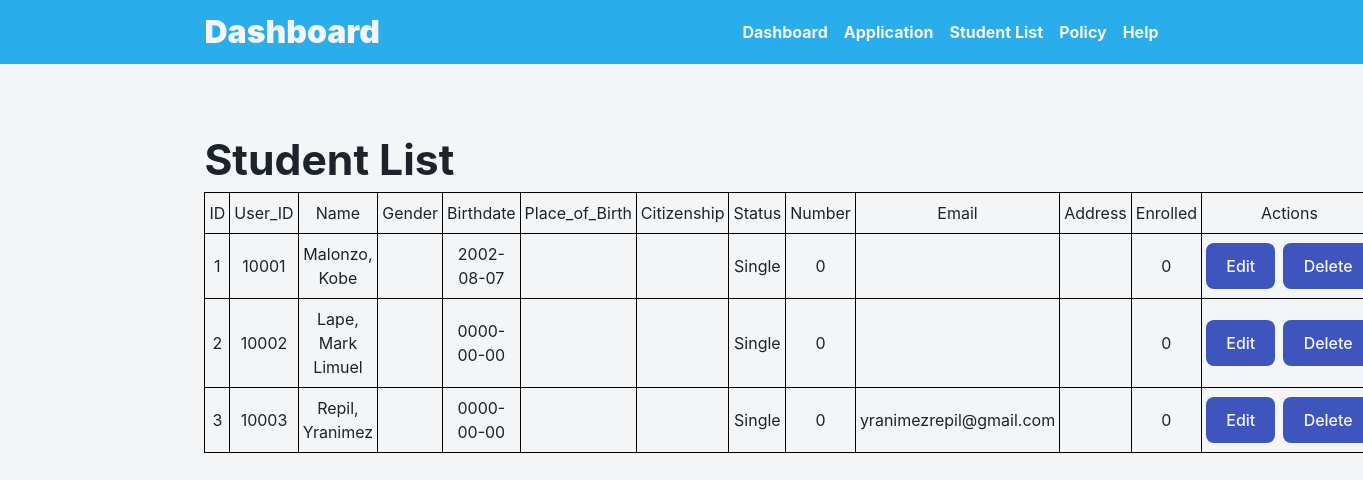
/src/modules/studentlist.php, run on the app's committed database.
### tables this page shows
CREATE TABLE `student_info` (
  `Student_ID` int(20) NOT NULL,
  `First_Name` varchar(50) NOT NULL,
  `Last_Name` varchar(50) NOT NULL,
  `Middle_Initial` char(1) NOT NULL,
  `Gender` varchar(20) NOT NULL,
  `Birthdate` date NOT NULL,
  `Place_of_Birth` varchar(100) NOT NULL,
  `Citizenship` varchar(50) NOT NULL,
  `Civil_Status` enum('Single','Married','Divorced','Separated','Widowed') NOT NULL,
  `Mobile_Number` int(11) NOT NULL,
  `Email` varchar(100) NOT NULL,
  `Address` varchar(255) NOT NULL,
  `Enrolled` tinyint(1) NOT NULL DEFAULT 0,
  `User_ID` bigint(20) NOT NULL
);

### src/data/navbar-data.php (called while the page is built, shortened)
<?php
$_navbar2 = [
    [
        'title' => 'Dashboard',
        'link' =>  './dashboard.php',
    ],
    [
        'title' => 'Application',
        'link' =>  './application.php',
    ],
    [
        'title' => 'Student List',
        'link' => './studentlist.php',
    ],
    [
        'title' => 'Policy',
        'link' => './policy.php',
    ],
    [
        'title' => 'Help',
        'link' => './help.php',
    ],
];

### src/modules/studentlist.php (the view, shortened to what this page needs)
<!DOCTYPE html>
<html lang="en">
<head>
    <link rel="stylesheet" href="../../style.css">
    <link rel="stylesheet" href="../css/module.css">
    <link rel="stylesheet" href="../css/button.css">
    <link rel="stylesheet" href="../css/icon.css">
    <link rel="stylesheet" href="../css/navbar.css">
    <link rel="stylesheet" href="../css/dashboard.css">
    <link rel="stylesheet" href="../css/alert.css">
</head>
<body>
    <nav class="navbar2">
        <?php include '../data/navbar-data.php';?>
        <div class="logo">
            <h1>Dashboard</h1>
        </div>
        <ul class="navlist">
            <?php foreach ($_navbar2 as $navbar2_item) : ?>
                <li><a href="<?php echo $navbar2_item['link']; ?>">
                <?php echo $navbar2_item['title']; ?></a></li>
            <?php endforeach; ?>
        </ul>
    </nav>
    <br>
    <section class="studentlist1 container">
        <h1>Student List</h1>
        <table>
            <thead>
                <tr>
                    <td>ID</td>
                    <td>User_ID</td>
                    <td>Name</td>
                    <td>Gender</td>
                    <td>Birthdate</td>
                    <td>Place_of_Birth</td>
                    <td>Citizenship</td>
                    <td>Status</td>
                    <td>Number</td>
                    <td>Email</td>
                    <td>Address</td>
                    <td>Enrolled</td>
                    <td>Actions</td>
                </tr>
            </thead>
            <tbody>
                <?php
                    include '../data/mysql-connection.php';
                    $sql = "SELECT * FROM student_info";
                    $result = $mysqli->query($sql);
                ?>
                <?php
                    while ($row = $result->fetch_assoc()):?>
                            <tr>
                                <td><?php echo $row['Student_ID'] ?></td>
                                <td><?php echo $row['User_ID'] ?></td>
                                <td><?php echo $row['Last_Name'], ', ', $row['First_Name'], ' ', $row['Middle_Initial'] ?></td>
                                <td><?php echo $row['Gender'] ?></td>
                                <td><?php echo $row['Birthdate'] ?></td>
                                <td><?php echo $row['Place_of_Birth'] ?></td>
                                <td><?php echo $row['Citizenship'] ?></td>
                                <td><?php echo $row['Civil_Status'] ?></td>
                                <td><?php echo $row['Mobile_Number'] ?></td>
                                <td><?php echo $row['Email'] ?></td>
                                <td><?php echo $row['Address'] ?></td>
                                <td><?php echo $row['Enrolled'] ?></td>
                                <td class="list-actions">
                                    <div>
                                        <a href="dashboard.php?edit=<?php echo $row['Student_ID']; ?>" class="btn1">Edit</a>
                                        <a href="?delete=<?php echo $row['Student_ID']; ?>" class="btn1">Delete</a>
                                    </div>
                                </td>
                            </tr>
                    <?php endwhile ?>
            </tbody>
        </table>
    </section>
</body>
</html>

### style.css (style rules this page uses)
*, *::after, *::before { padding: 0; margin: 0; box-sizing: border-box; }
:root { font-family: Inter, system-ui, Avenir, Helvetica, Arial, sans-serif; line-height: 1.5; font-weight: 400; color: var(--black); background-color: var(--neutral1); font-synthesis: none; text-rendering: optimizeLegibility; -webkit-font-smoothing: antialiased; -moz-osx-font-smoothing: grayscale; --primary: #32466c; --secondary: #29adeb; --btn1: #3d55bc; --btn2: #fa5477; --neutral1: #f4f5f6; --neutral2: #e8ecec; --white: #f5f5f7; --black: #1c232b; --darkgray: #1a1a1a; --gray: #1e1e1e; --fit: fit-content; }
a { color: inherit; text-decoration: inherit; }
body { margin: 0; min-width: 320px; min-height: 100vh; }
h1 { font-size: min(7vw, 32pt); font-weight: 700; }
.container { padding: 2.5rem 15vw; }

### src/css/module.css (style rules this page uses)
.studentlist1 table { width: 100%; border-collapse: collapse; }
.studentlist1 td, .studentlist1 th { padding: .5rem .25rem; border: black 1px solid; text-align: center; }
.studentlist1 .list-actions div { display: flex; justify-content: center; gap: .5rem; }

### src/css/button.css (style rules this page uses)
.btn1 { display: block; width: fit-content; border-radius: 8px; border: 1px solid transparent; padding: 0.6em 1.2em; font-size: 1em; font-weight: 500; font-family: inherit; background-color: var(--btn1); cursor: pointer; transition: border-color 0.25s; color: var(--white); }

### src/css/navbar.css (style rules this page uses)
.navbar2 { width: 100%; height: var(--fit); padding: 1vh 15vw; display: flex; justify-content: space-between; align-items: center; background-color: var(--secondary); color: var(--white); }
.navbar2 .logo h1 { font-weight: 900; font-size: min(5vw, 24pt); cursor: pointer; }
.navbar2 .navlist { display: flex; list-style: none; align-items: center; font-weight: 700; gap: 1rem; }

### data on the page
student_info: Student_ID "1", User_ID "10001", Last_Name "Malonzo", First_Name "Kobe", Birthdate "2002-08-07", Civil_Status "Single", Mobile_Number "0", Enrolled "0"
student_info: Student_ID "2", User_ID "10002", Last_Name "Lape", First_Name "Mark Limuel", Birthdate "0000-00-00", Civil_Status "Single", Mobile_Number "0", Enrolled "0"
student_info: Student_ID "3", User_ID "10003", Last_Name "Repil", First_Name "Yranimez", Birthdate "0000-00-00", Civil_Status "Single", Mobile_Number "0", Email "yranimezrepil@gmail.com", Enrolled "0"

### other printed values
$navbar2_item['title'] "Dashboard"
$navbar2_item['title'] "Application"
$navbar2_item['title'] "Student List"
$navbar2_item['title'] "Policy"
$navbar2_item['title'] "Help"
